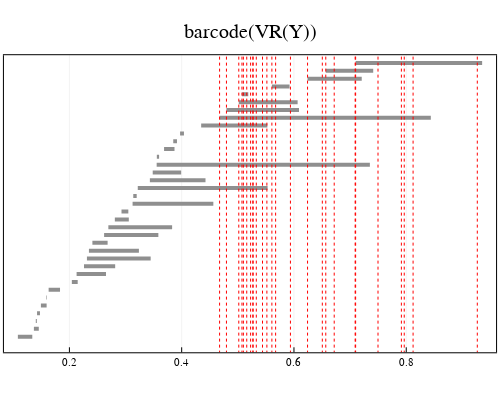

The cell this chart's notebook holds for it:
### Markdown cell above
Plot all values of `extension["nontrivial_pY"]` on the target barcode $\text{BC}_k(Y^{\bullet})$.

### Code cell
plot_pY(extension, lw = 4)

### Figure 1 — Plotly figure (JSON) as saved in the notebook; plotly's stock layout.template omitted (floating-point values rounded to 4 significant figures)
{"data": [{"colorbar": {"title": ""}, "hoverinfo": "text", "legendgroup": "y1", "line": {"color": "rgba(143, 143, 143, 1.000)", "dash": "solid", "shape": "linear", "width": 4}, "mode": "lines", "name": "y1", "showlegend": true, "text": ["class 9", "class 9"], "type": "scatter", "x": [0.1082, 0.1339], "xaxis": "x1", "y": [1, 1], "yaxis": "y1", "zmax": null, "zmin": null}, {"colorbar": {"title": ""}, "hoverinfo": "text", "legendgroup": "y2", "line": {"color": "rgba(143, 143, 143, 1.000)", "dash": "solid", "shape": "linear", "width": 4}, "mode": "lines", "name": "y2", "showlegend": true, "text": ["class 10", "class 10"], "type": "scatter", "x": [0.1367, 0.1455], "xaxis": "x1", "y": [2, 2], "yaxis": "y1", "zmax": null, "zmin": null}, {"colorbar": {"title": ""}, "hoverinfo": "text", "legendgroup": "y3", "line": {"color": "rgba(143, 143, 143, 1.000)", "dash": "solid", "shape": "linear", "width": 4}, "mode": "lines", "name": "y3", "showlegend": true, "text": ["class 1", "class 1"], "type": "scatter", "x": [0.1401, 0.142], "xaxis": "x1", "y": [3, 3], "yaxis": "y1", "zmax": null, "zmin": null}, {"colorbar": {"title": ""}, "hoverinfo": "text", "legendgroup": "y4", "line": {"color": "rgba(143, 143, 143, 1.000)", "dash": "solid", "shape": "linear", "width": 4}, "mode": "lines", "name": "y4", "showlegend": true, "text": ["class 2", "class 2"], "type": "scatter", "x": [0.1424, 0.1476], "xaxis": "x1", "y": [4, 4], "yaxis": "y1", "zmax": null, "zmin": null}, {"colorbar": {"title": ""}, "hoverinfo": "text", "legendgroup": "y5", "line": {"color": "rgba(143, 143, 143, 1.000)", "dash": "solid", "shape": "linear", "width": 4}, "mode": "lines", "name": "y5", "showlegend": true, "text": ["class 11", "class 11"], "type": "scatter", "x": [0.1492, 0.1594], "xaxis": "x1", "y": [5, 5], "yaxis": "y1", "zmax": null, "zmin": null}, {"colorbar": {"title": ""}, "hoverinfo": "text", "legendgroup": "y6", "line": {"color": "rgba(143, 143, 143, 1.000)", "dash": "solid", "shape": "linear", "width": 4}, "mode": "lines", "name": "y6", "showlegend": true, "text": ["class 12", "class 12"], "type": "scatter", "x": [0.1583, 0.1593], "xaxis": "x1", "y": [6, 6], "yaxis": "y1", "zmax": null, "zmin": null}, {"colorbar": {"title": ""}, "hoverinfo": "text", "legendgroup": "y7", "line": {"color": "rgba(143, 143, 143, 1.000)", "dash": "solid", "shape": "linear", "width": 4}, "mode": "lines", "name": "y7", "showlegend": true, "text": ["class 3", "class 3"], "type": "scatter", "x": [0.163, 0.1833], "xaxis": "x1", "y": [7, 7], "yaxis": "y1", "zmax": null, "zmin": null}, {"colorbar": {"title": ""}, "hoverinfo": "text", "legendgroup": "y8", "line": {"color": "rgba(143, 143, 143, 1.000)", "dash": "solid", "shape": "linear", "width": 4}, "mode": "lines", "name": "y8", "showlegend": true, "text": ["class 4", "class 4"], "type": "scatter", "x": [0.2043, 0.2148], "xaxis": "x1", "y": [8, 8], "yaxis": "y1", "zmax": null, "zmin": null}, {"colorbar": {"title": ""}, "hoverinfo": "text", "legendgroup": "y9", "line": {"color": "rgba(143, 143, 143, 1.000)", "dash": "solid", "shape": "linear", "width": 4}, "mode": "lines", "name": "y9", "showlegend": true, "text": ["class 13", "class 13"], "type": "scatter", "x": [0.2128, 0.2652], "xaxis": "x1", "y": [9, 9], "yaxis": "y1", "zmax": null, "zmin": null}, {"colorbar": {"title": ""}, "hoverinfo": "text", "legendgroup": "y10", "line": {"color": "rgba(143, 143, 143, 1.000)", "dash": "solid", "shape": "linear", "width": 4}, "mode": "lines", "name": "y10", "showlegend": true, "text": ["class 14", "class 14"], "type": "scatter", "x": [0.226, 0.2815], "xaxis": "x1", "y": [10, 10], "yaxis": "y1", "zmax": null, "zmin": null}, {"colorbar": {"title": ""}, "hoverinfo": "text", "legendgroup": "y11", "line": {"color": "rgba(143, 143, 143, 1.000)", "dash": "solid", "shape": "linear", "width": 4}, "mode": "lines", "name": "y11", "showlegend": true, "text": ["class 15", "class 15"], "type": "scatter", "x": [0.2312, 0.3447], "xaxis": "x1", "y": [11, 11], "yaxis": "y1", "zmax": null, "zmin": null}, {"colorbar": {"title": ""}, "hoverinfo": "text", "legendgroup": "y12", "line": {"color": "rgba(143, 143, 143, 1.000)", "dash": "solid", "shape": "linear", "width": 4}, "mode": "lines", "name": "y12", "showlegend": true, "text": ["class 16", "class 16"], "type": "scatter", "x": [0.2348, 0.3238], "xaxis": "x1", "y": [12, 12], "yaxis": "y1", "zmax": null, "zmin": null}, {"colorbar": {"title": ""}, "hoverinfo": "text", "legendgroup": "y13", "line": {"color": "rgba(143, 143, 143, 1.000)", "dash": "solid", "shape": "linear", "width": 4}, "mode": "lines", "name": "y13", "showlegend": true, "text": ["class 17", "class 17"], "type": "scatter", "x": [0.2409, 0.268], "xaxis": "x1", "y": [13, 13], "yaxis": "y1", "zmax": null, "zmin": null}, {"colorbar": {"title": ""}, "hoverinfo": "text", "legendgroup": "y14", "line": {"color": "rgba(143, 143, 143, 1.000)", "dash": "solid", "shape": "linear", "width": 4}, "mode": "lines", "name": "y14", "showlegend": true, "text": ["class 18", "class 18"], "type": "scatter", "x": [0.2618, 0.3584], "xaxis": "x1", "y": [14, 14], "yaxis": "y1", "zmax": null, "zmin": null}, {"colorbar": {"title": ""}, "hoverinfo": "text", "legendgroup": "y15", "line": {"color": "rgba(143, 143, 143, 1.000)", "dash": "solid", "shape": "linear", "width": 4}, "mode": "lines", "name": "y15", "showlegend": true, "text": ["class 19", "class 19"], "type": "scatter", "x": [0.2694, 0.383], "xaxis": "x1", "y": [15, 15], "yaxis": "y1", "zmax": null, "zmin": null}, {"colorbar": {"title": ""}, "hoverinfo": "text", "legendgroup": "y16", "line": {"color": "rgba(143, 143, 143, 1.000)", "dash": "solid", "shape": "linear", "width": 4}, "mode": "lines", "name": "y16", "showlegend": true, "text": ["class 5", "class 5"], "type": "scatter", "x": [0.2809, 0.3058], "xaxis": "x1", "y": [16, 16], "yaxis": "y1", "zmax": null, "zmin": null}, {"colorbar": {"title": ""}, "hoverinfo": "text", "legendgroup": "y17", "line": {"color": "rgba(143, 143, 143, 1.000)", "dash": "solid", "shape": "linear", "width": 4}, "mode": "lines", "name": "y17", "showlegend": true, "text": ["class 20", "class 20"], "type": "scatter", "x": [0.2928, 0.3049], "xaxis": "x1", "y": [17, 17], "yaxis": "y1", "zmax": null, "zmin": null}, {"colorbar": {"title": ""}, "hoverinfo": "text", "legendgroup": "y18", "line": {"color": "rgba(143, 143, 143, 1.000)", "dash": "solid", "shape": "linear", "width": 4}, "mode": "lines", "name": "y18", "showlegend": true, "text": ["class 21", "class 21"], "type": "scatter", "x": [0.3126, 0.4564], "xaxis": "x1", "y": [18, 18], "yaxis": "y1", "zmax": null, "zmin": null}, {"colorbar": {"title": ""}, "hoverinfo": "text", "legendgroup": "y19", "line": {"color": "rgba(143, 143, 143, 1.000)", "dash": "solid", "shape": "linear", "width": 4}, "mode": "lines", "name": "y19", "showlegend": true, "text": ["class 22", "class 22"], "type": "scatter", "x": [0.3138, 0.3198], "xaxis": "x1", "y": [19, 19], "yaxis": "y1", "zmax": null, "zmin": null}, {"colorbar": {"title": ""}, "hoverinfo": "text", "legendgroup": "y20", "line": {"color": "rgba(143, 143, 143, 1.000)", "dash": "solid", "shape": "linear", "width": 4}, "mode": "lines", "name": "y20", "showlegend": true, "text": ["class 34", "class 34"], "type": "scatter", "x": [0.3218, 0.553], "xaxis": "x1", "y": [20, 20], "yaxis": "y1", "zmax": null, "zmin": null}, {"colorbar": {"title": ""}, "hoverinfo": "text", "legendgroup": "y21", "line": {"color": "rgba(143, 143, 143, 1.000)", "dash": "solid", "shape": "linear", "width": 4}, "mode": "lines", "name": "y21", "showlegend": true, "text": ["class 23", "class 23"], "type": "scatter", "x": [0.3433, 0.4424], "xaxis": "x1", "y": [21, 21], "yaxis": "y1", "zmax": null, "zmin": null}, {"colorbar": {"title": ""}, "hoverinfo": "text", "legendgroup": "y22", "line": {"color": "rgba(143, 143, 143, 1.000)", "dash": "solid", "shape": "linear", "width": 4}, "mode": "lines", "name": "y22", "showlegend": true, "text": ["class 32", "class 32"], "type": "scatter", "x": [0.3484, 0.3991], "xaxis": "x1", "y": [22, 22], "yaxis": "y1", "zmax": null, "zmin": null}, {"colorbar": {"title": ""}, "hoverinfo": "text", "legendgroup": "y23", "line": {"color": "rgba(143, 143, 143, 1.000)", "dash": "solid", "shape": "linear", "width": 4}, "mode": "lines", "name": "y23", "showlegend": true, "text": ["class 36", "class 36"], "type": "scatter", "x": [0.3554, 0.7352], "xaxis": "x1", "y": [23, 23], "yaxis": "y1", "zmax": null, "zmin": null}, {"colorbar": {"title": ""}, "hoverinfo": "text", "legendgroup": "y24", "line": {"color": "rgba(143, 143, 143, 1.000)", "dash": "solid", "shape": "linear", "width": 4}, "mode": "lines", "name": "y24", "showlegend": true, "text": ["class 24", "class 24"], "type": "scatter", "x": [0.3557, 0.3598], "xaxis": "x1", "y": [24, 24], "yaxis": "y1", "zmax": null, "zmin": null}, {"colorbar": {"title": ""}, "hoverinfo": "text", "legendgroup": "y25", "line": {"color": "rgba(143, 143, 143, 1.000)", "dash": "solid", "shape": "linear", "width": 4}, "mode": "lines", "name": "y25", "showlegend": true, "text": ["class 6", "class 6"], "type": "scatter", "x": [0.3686, 0.3872], "xaxis": "x1", "y": [25, 25], "yaxis": "y1", "zmax": null, "zmin": null}, {"colorbar": {"title": ""}, "hoverinfo": "text", "legendgroup": "y26", "line": {"color": "rgba(143, 143, 143, 1.000)", "dash": "solid", "shape": "linear", "width": 4}, "mode": "lines", "name": "y26", "showlegend": true, "text": ["class 25", "class 25"], "type": "scatter", "x": [0.385, 0.3916], "xaxis": "x1", "y": [26, 26], "yaxis": "y1", "zmax": null, "zmin": null}, {"colorbar": {"title": ""}, "hoverinfo": "text", "legendgroup": "y27", "line": {"color": "rgba(143, 143, 143, 1.000)", "dash": "solid", "shape": "linear", "width": 4}, "mode": "lines", "name": "y27", "showlegend": true, "text": ["class 7", "class 7"], "type": "scatter", "x": [0.3972, 0.4041], "xaxis": "x1", "y": [27, 27], "yaxis": "y1", "zmax": null, "zmin": null}, {"colorbar": {"title": ""}, "hoverinfo": "text", "legendgroup": "y28", "line": {"color": "rgba(143, 143, 143, 1.000)", "dash": "solid", "shape": "linear", "width": 4}, "mode": "lines", "name": "y28", "showlegend": true, "text": ["class 26", "class 26"], "type": "scatter", "x": [0.4347, 0.5526], "xaxis": "x1", "y": [28, 28], "yaxis": "y1", "zmax": null, "zmin": null}, {"colorbar": {"title": ""}, "hoverinfo": "text", "legendgroup": "y29", "line": {"color": "rgba(143, 143, 143, 1.000)", "dash": "solid", "shape": "linear", "width": 4}, "mode": "lines", "name": "y29", "showlegend": true, "text": ["class 27", "class 27"], "type": "scatter", "x": [0.4675, 0.8438], "xaxis": "x1", "y": [29, 29], "yaxis": "y1", "zmax": null, "zmin": null}, {"colorbar": {"title": ""}, "hoverinfo": "text", "legendgroup": "y30", "line": {"color": "rgba(143, 143, 143, 1.000)", "dash": "solid", "shape": "linear", "width": 4}, "mode": "lines", "name": "y30", "showlegend": true, "text": ["class 35", "class 35"], "type": "scatter", "x": [0.4797, 0.609], "xaxis": "x1", "y": [30, 30], "yaxis": "y1", "zmax": null, "zmin": null}, {"colorbar": {"title": ""}, "hoverinfo": "text", "legendgroup": "y31", "line": {"color": "rgba(143, 143, 143, 1.000)", "dash": "solid", "shape": "linear", "width": 4}, "mode": "lines", "name": "y31", "showlegend": true, "text": ["class 33", "class 33"], "type": "scatter", "x": [0.5017, 0.6065], "xaxis": "x1", "y": [31, 31], "yaxis": "y1", "zmax": null, "zmin": null}, {"colorbar": {"title": ""}, "hoverinfo": "text", "legendgroup": "y32", "line": {"color": "rgba(143, 143, 143, 1.000)", "dash": "solid", "shape": "linear", "width": 4}, "mode": "lines", "name": "y32", "showlegend": true, "text": ["class 8", "class 8"], "type": "scatter", "x": [0.5074, 0.5186], "xaxis": "x1", "y": [32, 32], "yaxis": "y1", "zmax": null, "zmin": null}, {"colorbar": {"title": ""}, "hoverinfo": "text", "legendgroup": "y33", "line": {"color": "rgba(143, 143, 143, 1.000)", "dash": "solid", "shape": "linear", "width": 4}, "mode": "lines", "name": "y33", "showlegend": true, "text": ["class 28", "class 28"], "type": "scatter", "x": [0.5607, 0.5922], "xaxis": "x1", "y": [33, 33], "yaxis": "y1", "zmax": null, "zmin": null}, {"colorbar": {"title": ""}, "hoverinfo": "text", "legendgroup": "y34", "line": {"color": "rgba(143, 143, 143, 1.000)", "dash": "solid", "shape": "linear", "width": 4}, "mode": "lines", "name": "y34", "showlegend": true, "text": ["class 29", "class 29"], "type": "scatter", "x": [0.6242, 0.7207], "xaxis": "x1", "y": [34, 34], "yaxis": "y1", "zmax": null, "zmin": null}, {"colorbar": {"title": ""}, "hoverinfo": "text", "legendgroup": "y35", "line": {"color": "rgba(143, 143, 143, 1.000)", "dash": "solid", "shape": "linear", "width": 4}, "mode": "lines", "name": "y35", "showlegend": true, "text": ["class 30", "class 30"], "type": "scatter", "x": [0.6567, 0.7412], "xaxis": "x1", "y": [35, 35], "yaxis": "y1", "zmax": null, "zmin": null}, {"colorbar": {"title": ""}, "hoverinfo": "text", "legendgroup": "y36", "line": {"color": "rgba(143, 143, 143, 1.000)", "dash": "solid", "shape": "linear", "width": 4}, "mode": "lines", "name": "y36", "showlegend": true, "text": ["class 31", "class 31"], "type": "scatter", "x": [0.7099, 0.9352], "xaxis": "x1", "y": [36, 36], "yaxis": "y1", "zmax": null, "zmin": null}, {"colorbar": {"title": ""}, "legendgroup": "y37", "line": {"color": "rgba(255, 0, 0, 1.000)", "dash": "dot", "shape": "linear", "width": 1}, "mode": "lines", "name": "y37", "showlegend": true, "type": "scatter", "x": [0.4675, 0.4675], "xaxis": "x1", "y": [-3801, 3837], "yaxis": "y1", "zmax": null, "zmin": null}, {"colorbar": {"title": ""}, "legendgroup": "y37", "line": {"color": "rgba(255, 0, 0, 1.000)", "dash": "dot", "shape": "linear", "width": 1}, "mode": "lines", "name": "y37", "showlegend": false, "type": "scatter", "x": [0.4797, 0.4797], "xaxis": "x1", "y": [-3801, 3837], "yaxis": "y1", "zmax": null, "zmin": null}, {"colorbar": {"title": ""}, "legendgroup": "y37", "line": {"color": "rgba(255, 0, 0, 1.000)", "dash": "dot", "shape": "linear", "width": 1}, "mode": "lines", "name": "y37", "showlegend": false, "type": "scatter", "x": [0.5017, 0.5017], "xaxis": "x1", "y": [-3801, 3837], "yaxis": "y1", "zmax": null, "zmin": null}, {"colorbar": {"title": ""}, "legendgroup": "y37", "line": {"color": "rgba(255, 0, 0, 1.000)", "dash": "dot", "shape": "linear", "width": 1}, "mode": "lines", "name": "y37", "showlegend": false, "type": "scatter", "x": [0.5074, 0.5074], "xaxis": "x1", "y": [-3801, 3837], "yaxis": "y1", "zmax": null, "zmin": null}, {"colorbar": {"title": ""}, "legendgroup": "y37", "line": {"color": "rgba(255, 0, 0, 1.000)", "dash": "dot", "shape": "linear", "width": 1}, "mode": "lines", "name": "y37", "showlegend": false, "type": "scatter", "x": [0.5099, 0.5099], "xaxis": "x1", "y": [-3801, 3837], "yaxis": "y1", "zmax": null, "zmin": null}, {"colorbar": {"title": ""}, "legendgroup": "y37", "line": {"color": "rgba(255, 0, 0, 1.000)", "dash": "dot", "shape": "linear", "width": 1}, "mode": "lines", "name": "y37", "showlegend": false, "type": "scatter", "x": [0.5159, 0.5159], "xaxis": "x1", "y": [-3801, 3837], "yaxis": "y1", "zmax": null, "zmin": null}, {"colorbar": {"title": ""}, "legendgroup": "y37", "line": {"color": "rgba(255, 0, 0, 1.000)", "dash": "dot", "shape": "linear", "width": 1}, "mode": "lines", "name": "y37", "showlegend": false, "type": "scatter", "x": [0.5228, 0.5228], "xaxis": "x1", "y": [-3801, 3837], "yaxis": "y1", "zmax": null, "zmin": null}, {"colorbar": {"title": ""}, "legendgroup": "y37", "line": {"color": "rgba(255, 0, 0, 1.000)", "dash": "dot", "shape": "linear", "width": 1}, "mode": "lines", "name": "y37", "showlegend": false, "type": "scatter", "x": [0.5268, 0.5268], "xaxis": "x1", "y": [-3801, 3837], "yaxis": "y1", "zmax": null, "zmin": null}, {"colorbar": {"title": ""}, "legendgroup": "y37", "line": {"color": "rgba(255, 0, 0, 1.000)", "dash": "dot", "shape": "linear", "width": 1}, "mode": "lines", "name": "y37", "showlegend": false, "type": "scatter", "x": [0.5272, 0.5272], "xaxis": "x1", "y": [-3801, 3837], "yaxis": "y1", "zmax": null, "zmin": null}, {"colorbar": {"title": ""}, "legendgroup": "y37", "line": {"color": "rgba(255, 0, 0, 1.000)", "dash": "dot", "shape": "linear", "width": 1}, "mode": "lines", "name": "y37", "showlegend": false, "type": "scatter", "x": [0.5329, 0.5329], "xaxis": "x1", "y": [-3801, 3837], "yaxis": "y1", "zmax": null, "zmin": null}, {"colorbar": {"title": ""}, "legendgroup": "y37", "line": {"color": "rgba(255, 0, 0, 1.000)", "dash": "dot", "shape": "linear", "width": 1}, "mode": "lines", "name": "y37", "showlegend": false, "type": "scatter", "x": [0.544, 0.544], "xaxis": "x1", "y": [-3801, 3837], "yaxis": "y1", "zmax": null, "zmin": null}, {"colorbar": {"title": ""}, "legendgroup": "y37", "line": {"color": "rgba(255, 0, 0, 1.000)", "dash": "dot", "shape": "linear", "width": 1}, "mode": "lines", "name": "y37", "showlegend": false, "type": "scatter", "x": [0.5518, 0.5518], "xaxis": "x1", "y": [-3801, 3837], "yaxis": "y1", "zmax": null, "zmin": null}, {"colorbar": {"title": ""}, "legendgroup": "y37", "line": {"color": "rgba(255, 0, 0, 1.000)", "dash": "dot", "shape": "linear", "width": 1}, "mode": "lines", "name": "y37", "showlegend": false, "type": "scatter", "x": [0.5607, 0.5607], "xaxis": "x1", "y": [-3801, 3837], "yaxis": "y1", "zmax": null, "zmin": null}, {"colorbar": {"title": ""}, "legendgroup": "y37", "line": {"color": "rgba(255, 0, 0, 1.000)", "dash": "dot", "shape": "linear", "width": 1}, "mode": "lines", "name": "y37", "showlegend": false, "type": "scatter", "x": [0.5673, 0.5673], "xaxis": "x1", "y": [-3801, 3837], "yaxis": "y1", "zmax": null, "zmin": null}, {"colorbar": {"title": ""}, "legendgroup": "y37", "line": {"color": "rgba(255, 0, 0, 1.000)", "dash": "dot", "shape": "linear", "width": 1}, "mode": "lines", "name": "y37", "showlegend": false, "type": "scatter", "x": [0.5937, 0.5937], "xaxis": "x1", "y": [-3801, 3837], "yaxis": "y1", "zmax": null, "zmin": null}, {"colorbar": {"title": ""}, "legendgroup": "y37", "line": {"color": "rgba(255, 0, 0, 1.000)", "dash": "dot", "shape": "linear", "width": 1}, "mode": "lines", "name": "y37", "showlegend": false, "type": "scatter", "x": [0.6242, 0.6242], "xaxis": "x1", "y": [-3801, 3837], "yaxis": "y1", "zmax": null, "zmin": null}, {"colorbar": {"title": ""}, "legendgroup": "y37", "line": {"color": "rgba(255, 0, 0, 1.000)", "dash": "dot", "shape": "linear", "width": 1}, "mode": "lines", "name": "y37", "showlegend": false, "type": "scatter", "x": [0.6505, 0.6505], "xaxis": "x1", "y": [-3801, 3837], "yaxis": "y1", "zmax": null, "zmin": null}, {"colorbar": {"title": ""}, "legendgroup": "y37", "line": {"color": "rgba(255, 0, 0, 1.000)", "dash": "dot", "shape": "linear", "width": 1}, "mode": "lines", "name": "y37", "showlegend": false, "type": "scatter", "x": [0.6567, 0.6567], "xaxis": "x1", "y": [-3801, 3837], "yaxis": "y1", "zmax": null, "zmin": null}, {"colorbar": {"title": ""}, "legendgroup": "y37", "line": {"color": "rgba(255, 0, 0, 1.000)", "dash": "dot", "shape": "linear", "width": 1}, "mode": "lines", "name": "y37", "showlegend": false, "type": "scatter", "x": [0.6717, 0.6717], "xaxis": "x1", "y": [-3801, 3837], "yaxis": "y1", "zmax": null, "zmin": null}, {"colorbar": {"title": ""}, "legendgroup": "y37", "line": {"color": "rgba(255, 0, 0, 1.000)", "dash": "dot", "shape": "linear", "width": 1}, "mode": "lines", "name": "y37", "showlegend": false, "type": "scatter", "x": [0.709, 0.709], "xaxis": "x1", "y": [-3801, 3837], "yaxis": "y1", "zmax": null, "zmin": null}, {"colorbar": {"title": ""}, "legendgroup": "y37", "line": {"color": "rgba(255, 0, 0, 1.000)", "dash": "dot", "shape": "linear", "width": 1}, "mode": "lines", "name": "y37", "showlegend": false, "type": "scatter", "x": [0.7099, 0.7099], "xaxis": "x1", "y": [-3801, 3837], "yaxis": "y1", "zmax": null, "zmin": null}, {"colorbar": {"title": ""}, "legendgroup": "y37", "line": {"color": "rgba(255, 0, 0, 1.000)", "dash": "dot", "shape": "linear", "width": 1}, "mode": "lines", "name": "y37", "showlegend": false, "type": "scatter", "x": [0.7497, 0.7497], "xaxis": "x1", "y": [-3801, 3837], "yaxis": "y1", "zmax": null, "zmin": null}, {"colorbar": {"title": ""}, "legendgroup": "y37", "line": {"color": "rgba(255, 0, 0, 1.000)", "dash": "dot", "shape": "linear", "width": 1}, "mode": "lines", "name": "y37", "showlegend": false, "type": "scatter", "x": [0.7913, 0.7913], "xaxis": "x1", "y": [-3801, 3837], "yaxis": "y1", "zmax": null, "zmin": null}, {"colorbar": {"title": ""}, "legendgroup": "y37", "line": {"color": "rgba(255, 0, 0, 1.000)", "dash": "dot", "shape": "linear", "width": 1}, "mode": "lines", "name": "y37", "showlegend": false, "type": "scatter", "x": [0.7965, 0.7965], "xaxis": "x1", "y": [-3801, 3837], "yaxis": "y1", "zmax": null, "zmin": null}, {"colorbar": {"title": ""}, "legendgroup": "y37", "line": {"color": "rgba(255, 0, 0, 1.000)", "dash": "dot", "shape": "linear", "width": 1}, "mode": "lines", "name": "y37", "showlegend": false, "type": "scatter", "x": [0.8122, 0.8122], "xaxis": "x1", "y": [-3801, 3837], "yaxis": "y1", "zmax": null, "zmin": null}, {"colorbar": {"title": ""}, "legendgroup": "y37", "line": {"color": "rgba(255, 0, 0, 1.000)", "dash": "dot", "shape": "linear", "width": 1}, "mode": "lines", "name": "y37", "showlegend": false, "type": "scatter", "x": [0.9266, 0.9266], "xaxis": "x1", "y": [-3801, 3837], "yaxis": "y1", "zmax": null, "zmin": null}], "layout": {"annotations": [{"font": {"color": "rgba(0, 0, 0, 1.000)", "family": "sans-serif", "size": 20}, "rotation": 0, "showarrow": false, "text": "barcode(VR(Y))", "x": 0.5, "xanchor": "center", "xref": "paper", "y": 1, "yanchor": "top", "yref": "paper"}], "height": 400, "margin": {"b": 20, "l": 0, "r": 0, "t": 20}, "paper_bgcolor": "rgba(255, 255, 255, 1.000)", "plot_bgcolor": "rgba(255, 255, 255, 1.000)", "showlegend": false, "width": 500, "xaxis": {"anchor": "y1", "domain": [0.007874, 0.9921], "gridcolor": "rgba(0, 0, 0, 0.100)", "gridwidth": 0.5, "linecolor": "rgba(0, 0, 0, 1.000)", "mirror": true, "range": [0.08337, 0.96], "showgrid": true, "showline": true, "showticklabels": true, "tickangle": 0, "tickcolor": "rgb(0, 0, 0)", "tickfont": {"color": "rgba(0, 0, 0, 1.000)", "family": "sans-serif", "size": 11}, "tickmode": "array", "ticks": "inside", "ticktext": ["0.2", "0.4", "0.6", "0.8"], "tickvals": [0.2, 0.4, 0.6, 0.8], "title": "", "titlefont": {"color": "rgba(0, 0, 0, 1.000)", "family": "sans-serif", "size": 15}, "type": "-", "visible": true, "zeroline": false, "zerolinecolor": "rgba(0, 0, 0, 1.000)"}, "yaxis": {"anchor": "x1", "domain": [0.07699, 0.9022], "gridcolor": "rgba(0, 0, 0, 0.100)", "gridwidth": 0.5, "linecolor": "rgba(0, 0, 0, 1.000)", "mirror": true, "range": [-1, 37], "showgrid": true, "showline": true, "showticklabels": true, "tickangle": 0, "tickcolor": "rgb(0, 0, 0)", "tickfont": {"color": "rgba(0, 0, 0, 1.000)", "family": "sans-serif", "size": 11}, "tickmode": "array", "ticks": "inside", "ticktext": [], "tickvals": [], "title": "", "titlefont": {"color": "rgba(0, 0, 0, 1.000)", "family": "sans-serif", "size": 15}, "type": "-", "visible": true, "zeroline": false, "zerolinecolor": "rgba(0, 0, 0, 1.000)"}}}
